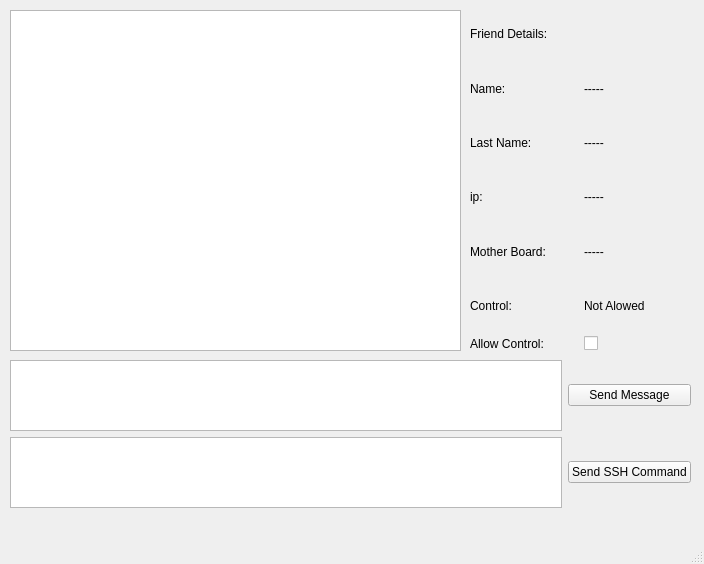
<?xml version="1.0" encoding="UTF-8"?>
<ui version="4.0">
 <class>friend_msgBox</class>
 <widget class="QMainWindow" name="friend_msgBox">
  <property name="geometry">
   <rect>
    <x>0</x>
    <y>0</y>
    <width>704</width>
    <height>564</height>
   </rect>
  </property>
  <property name="windowTitle">
   <string>chat with</string>
  </property>
  <property name="windowIcon">
   <iconset>
    <normaloff>../icon/Jicon.png</normaloff>../icon/Jicon.png</iconset>
  </property>
  <widget class="QWidget" name="centralwidget">
   <widget class="QWidget" name="gridLayoutWidget_2">
    <property name="geometry">
     <rect>
      <x>10</x>
      <y>360</y>
      <width>681</width>
      <height>148</height>
     </rect>
    </property>
    <layout class="QGridLayout" name="gridLayout_2">
     <item row="0" column="1">
      <widget class="QPushButton" name="message_button">
       <property name="text">
        <string>Send Message</string>
       </property>
      </widget>
     </item>
     <item row="3" column="0">
      <widget class="QTextEdit" name="ssh_text"/>
     </item>
     <item row="0" column="0">
      <widget class="QTextEdit" name="message_text"/>
     </item>
     <item row="3" column="1">
      <widget class="QPushButton" name="ssh_button">
       <property name="text">
        <string>Send SSH Command</string>
       </property>
      </widget>
     </item>
    </layout>
   </widget>
   <widget class="QWidget" name="gridLayoutWidget">
    <property name="geometry">
     <rect>
      <x>470</x>
      <y>10</y>
      <width>221</width>
      <height>341</height>
     </rect>
    </property>
    <layout class="QGridLayout" name="gridLayout">
     <item row="1" column="0">
      <widget class="QLabel" name="name_label">
       <property name="text">
        <string>Name:</string>
       </property>
      </widget>
     </item>
     <item row="1" column="1">
      <widget class="QLabel" name="name_text">
       <property name="text">
        <string>-----</string>
       </property>
      </widget>
     </item>
     <item row="2" column="0">
      <widget class="QLabel" name="lastName_label">
       <property name="text">
        <string>Last Name:</string>
       </property>
      </widget>
     </item>
     <item row="5" column="0">
      <widget class="QLabel" name="control_label">
       <property name="text">
        <string>Control:</string>
       </property>
      </widget>
     </item>
     <item row="4" column="0">
      <widget class="QLabel" name="motherBoard_label">
       <property name="text">
        <string>Mother Board:</string>
       </property>
      </widget>
     </item>
     <item row="5" column="1">
      <widget class="QLabel" name="control_text">
       <property name="text">
        <string>Not Alowed</string>
       </property>
      </widget>
     </item>
     <item row="4" column="1">
      <widget class="QLabel" name="motherBoard_text">
       <property name="text">
        <string>-----</string>
       </property>
      </widget>
     </item>
     <item row="3" column="0">
      <widget class="QLabel" name="ip_label">
       <property name="text">
        <string>ip:</string>
       </property>
      </widget>
     </item>
     <item row="3" column="1">
      <widget class="QLabel" name="ip_text">
       <property name="text">
        <string>-----</string>
       </property>
      </widget>
     </item>
     <item row="6" column="0">
      <widget class="QLabel" name="allowControl_label">
       <property name="text">
        <string>Allow Control:</string>
       </property>
      </widget>
     </item>
     <item row="2" column="1">
      <widget class="QLabel" name="lastName_text">
       <property name="text">
        <string>-----</string>
       </property>
      </widget>
     </item>
     <item row="0" column="0">
      <widget class="QLabel" name="label_13">
       <property name="text">
        <string>Friend Details:</string>
       </property>
      </widget>
     </item>
     <item row="6" column="1">
      <widget class="QCheckBox" name="checkBox">
       <property name="text">
        <string/>
       </property>
      </widget>
     </item>
    </layout>
   </widget>
   <widget class="QListView" name="chat_text">
    <property name="geometry">
     <rect>
      <x>10</x>
      <y>10</y>
      <width>451</width>
      <height>341</height>
     </rect>
    </property>
   </widget>
  </widget>
  <widget class="QMenuBar" name="menubar">
   <property name="geometry">
    <rect>
     <x>0</x>
     <y>0</y>
     <width>704</width>
     <height>22</height>
    </rect>
   </property>
  </widget>
  <widget class="QStatusBar" name="statusbar"/>
 </widget>
 <resources/>
 <connections/>
</ui>
